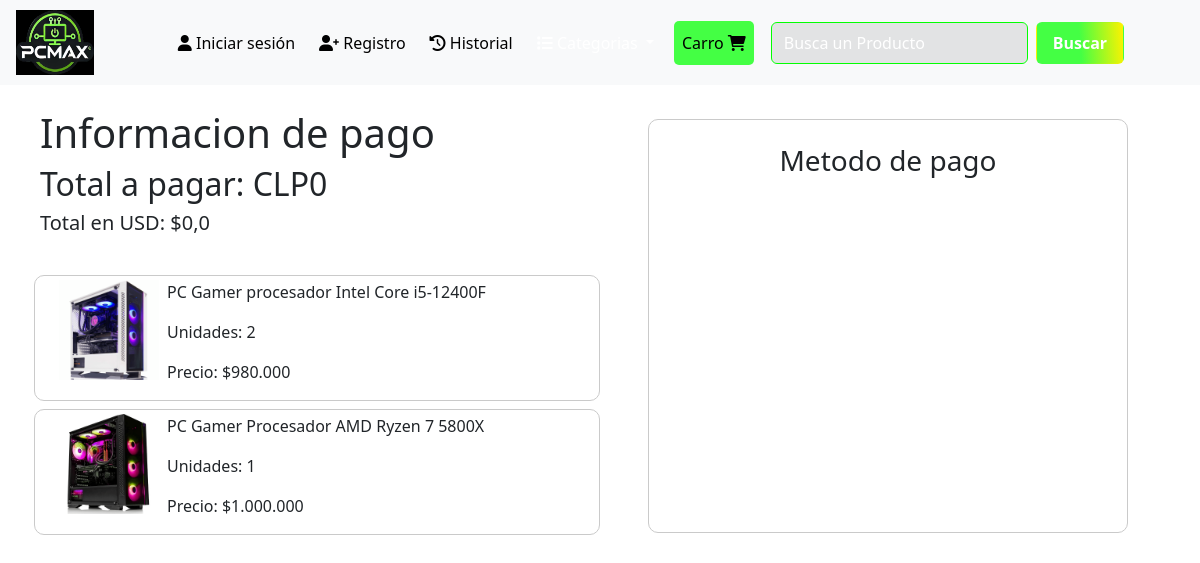
Screenshot of /compra_producto/ (signed in) with the database file from the repository.
### store/models.py (models this page shows, shortened)
class CarritoProducto(models.Model):
    carrito = models.ForeignKey(Carrito, on_delete=models.CASCADE)
    producto = models.ForeignKey(Producto, on_delete=models.CASCADE)
    cantidad = models.PositiveIntegerField(default=1)

class Producto(models.Model):
    nombre_producto = models.CharField(max_length = 50)
    descripcion_producto = models.TextField()
    precio_producto = models.IntegerField()
    cantidad_producto = models.IntegerField(default=0)
    creacion_producto = models.DateTimeField(auto_now_add=True)
    imagen_producto = models.ImageField(upload_to='producto/', null=True, blank=True)
    id_categoria = models.ForeignKey(Categorias,on_delete=models.CASCADE, default=0)#Sin categoria
    id_almacen = models.ForeignKey(Almacenes, on_delete=models.CASCADE, default=1)

### store/views.py (the view)
# urls.py: path('compra_producto/', views.compra_producto, name='compra_producto'),
@login_required
def compra_producto(request):
    carrito = get_object_or_404(Carrito, usuario=request.user)
    elementos = ElementoCarrito.objects.filter(carrito=carrito)
    descuento_aplicado = request.session.get('descuento_aplicado', 0)
    total_carrito_con_descuento = request.session.get('total_carrito_con_descuento', 0)
    global valorFinalCarro
    valorFinalCarro = round(total_carrito_con_descuento / 940, 2)
    return render(request, 'compra_producto.html', {
        'valorFinalCarro': valorFinalCarro,
        'elementos': elementos,
        'total_carrito': total_carrito_con_descuento,
        'descuento_aplicado': descuento_aplicado
    })

### store/templatetags/custom_filters.py (called while the page is built)
@register.filter
def currency(value):
    return f'{value:,.0f}'.replace(',', '.')

### store/templates/compra_producto.html (shortened to what this page needs)
{% load bootstrap5 %}
{% load static %}
{% load custom_filters %}
<!DOCTYPE html>
<html lang="en">
<head>
    {% bootstrap_css %}
    <link rel="stylesheet" href="https://cdnjs.cloudflare.com/ajax/libs/font-awesome/6.0.0-beta3/css/all.min.css">
    <link rel="stylesheet" href="{% static 'css/compra_producto-3.css' %}">
</head>
<body>
    <nav class="navbar navbar-expand-lg bg-body-tertiary">
      <div>
        <a href="{% url 'home' %}">
            <img src="{% static './images/logo-empresa.jpg' %}" class="logo-PcMax ms-3" alt="Logo Empresa">
        </a>
      </div>
        <div class="container-fluid">
          <div class="collapse navbar-collapse" id="navbarTogglerDemo02">
            <ul class="navbar-nav me-auto mb-2 mb-lg-0">
              <li class="nav-item me-2">
                <a class="nav-link active" href="{% url 'inicio_sesion' %}">
                  <i class="fas fa-user"></i>
                  Iniciar sesión
                </a>
              </li>
              <li class="nav-item me-2">
                <a class="nav-link active" href="{% url 'registro_cliente' %}">
                  <i class="fas fa-user-plus"></i>
                  Registro
                </a>
              </li>
              <li class="nav-item me-2">
                <a class="nav-link active" aria-disabled="true">
                  <i class="fas fa-history"></i>
                  Historial
                </a>
              </li>
              <li class="nav-item me-2 dropdown">
                <a class="nav-link dropdown-toggle" data-bs-toggle="dropdown" href="#" role="button" aria-expanded="false">
                  <i class="fas fa-list mx-auto"></i>
                </a>
              </li>
              <li class="nav-item link-carro mx-1">
                <a class="nav-link active  " href="{% url 'carro_compra' %}"">
                  Carro
                  <i class="fas fa-shopping-cart"></i>
                </a>
              </li>
              <form class="from-buscar d-flex ms-2" method="get">
                <input class="input-buscar-producto form-control me-2" placeholder="Busca un Producto" aria-label="Search">
                <button class="btn btn-buscar px-3 py-2" type="submit">Buscar</button>
              </form>
            </ul>
          </div>
        </div>
    </nav>
<br>
<div class="div-informacion-pago-total d-flex mx-4">
  <div class="col-6 ">
    <div class="subdiv-informacion-pago-total ms-2 ps-2">
    <h1 class=""> Informacion de pago</h1>
    <h2 class="">Total a pagar: <span>CLP{{ total_carrito|currency }}</span></h2>
    <h5 class="">Total en USD: <span>${{ valorFinalCarro}}</span></h5>
    </div>
  <br>
  <div class="div-informacion-paypal my-2">
    {% for elemento in elementos %}
    <div class="lista-productos mt-2 pt-1 d-flex">
        <img src="{{ elemento.producto.imagen_producto.url }}" class="card-img-top ms-4 productoIMG" alt="{{ elemento.producto.nombre_producto }}">
        <div class="ms-2">
          <p class="col-12">{{ elemento.producto.nombre_producto }}</p>
          <p class="col-12">Unidades: {{ elemento.cantidad }}</p>
          <p class="col-12">Precio: ${{ elemento.producto.precio_producto|currency }}</p>
        </div>
    </div>
    {% endfor %}
  </div>
  </div>
  <div class="div-api-padre-paypal  p-2 col-5 mx-auto ">
    <div class="div-img col-12 ">
      <h3 class="text-center mt-3">Metodo de pago</h3>
    </div>
  </div>
</div>
<br>
</body>
</html>

### store/static/css/compra_producto-3.css (style rules this page uses)
:root { --color-blanco: #ffffff; --color-gris-2:#fafafa ; --color-gris: #ffffff ; --color-1-empresa: #02ff02; --color-2-empresa: #000000; --color-rojo: #ff0202; }
.navbar { width: 100%; font-weight: 500; z-index: 1; background-color: var(--color-2-empresa); }
.navbar-nav { display: flex; width: 100%; justify-content: center; align-items: center; }
.nav-link { padding: 10px; color: var(--color-blanco); }
.logo-PcMax { position: relative; width: 78px; height: 65px; margin-top: 2px; margin-bottom: 2px; }
.input-buscar-producto { outline: none; color: #000000; }
.input-buscar-producto::placeholder { color: var(--color-blanco); }
.form-control { margin-left: auto; background-color: #3636361d; border-color: var(--color-1-empresa); animation: box-producto 5s ease forwards; animation-iteration-count: infinite; margin-left: 5px; }
.btn-buscar { position: relative; background: linear-gradient(85deg, #44ff44,#44ff44, #fff200); font-weight: 650; color: var(--color-blanco); padding: 2px }
.link-carro { background: linear-gradient(85deg, #44ff44, #44ff44); border-radius: 5px; }
.lista-productos { border-radius: 10px; margin-left: 10px; background-color: var(--color-gris); border: 1px solid #cacaca; }
.productoIMG { width: 100px; height: 100px; }
.div-api-padre-paypal { border-radius: 10px; margin: 10px; background-color: var(--color-gris); border: 1px solid #cacaca; }

### rows the page displays
CarritoProducto: producto.imagen_producto (picture), producto.nombre_producto "PC Gamer procesador Intel Core i5-12400F", cantidad "2", producto.precio_producto "980.000"
CarritoProducto: producto.imagen_producto (picture), producto.nombre_producto "PC Gamer Procesador AMD Ryzen 7 5800X", cantidad "1", producto.precio_producto "1.000.000"

### other values shown
{{ total_carrito|currency }} "0"
{{ valorFinalCarro }} "0,0"
